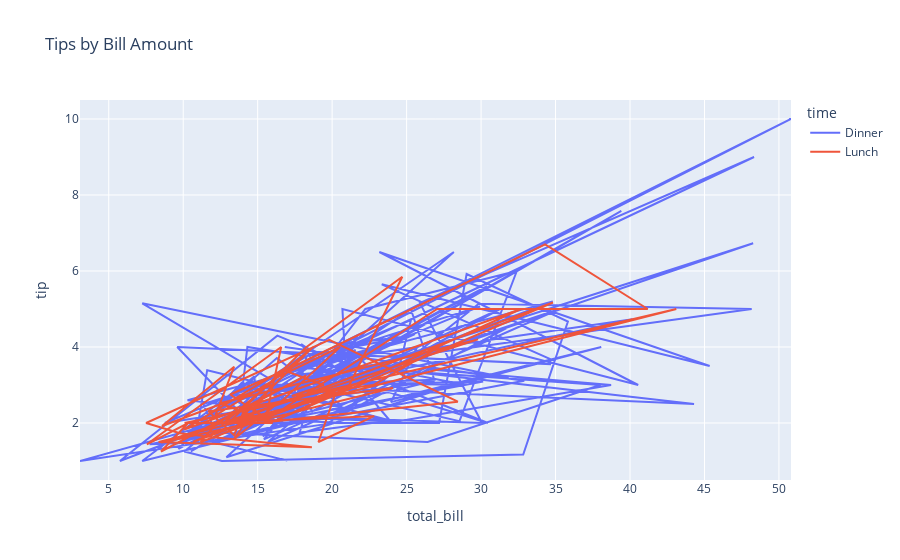

Here is the notebook cell this chart was saved with:
### Markdown cell above
# Plotly: Line plot on tips data

### Code cell
import plotly.express as px
tips = px.data.tips()
fig = px.line(tips, x='total_bill', y='tip', color='time', title='Tips by Bill Amount')
fig.show()

### Figure 1 — Plotly figure (JSON) as saved in the notebook; plotly's stock layout.template omitted (floating-point values rounded to 4 significant figures; data arrays with more than 128 entries replaced by an {"elided": "..."} marker saying what was removed)
{"data": [{"hovertemplate": "time=Dinner<br>total_bill=%{x}<br>tip=%{y}<extra></extra>", "legendgroup": "Dinner", "line": {"color": "#636efa", "dash": "solid"}, "marker": {"symbol": "circle"}, "mode": "lines", "name": "Dinner", "orientation": "v", "showlegend": true, "type": "scatter", "x": {"elided": "176 float values"}, "xaxis": "x", "y": {"elided": "176 float values"}, "yaxis": "y"}, {"hovertemplate": "time=Lunch<br>total_bill=%{x}<br>tip=%{y}<extra></extra>", "legendgroup": "Lunch", "line": {"color": "#EF553B", "dash": "solid"}, "marker": {"symbol": "circle"}, "mode": "lines", "name": "Lunch", "orientation": "v", "showlegend": true, "type": "scatter", "x": [27.2, 22.76, 17.29, 19.44, 16.66, 10.07, 32.68, 15.98, 34.83, 13.03, 18.28, 24.71, 21.16, 10.65, 12.43, 24.08, 11.69, 13.42, 14.26, 15.95, 12.48, 29.8, 8.52, 14.52, 11.38, 22.82, 19.08, 20.27, 11.17, 12.26, 18.26, 8.51, 10.33, 14.15, 16.0, 13.16, 17.47, 34.3, 41.19, 27.05, 16.43, 8.35, 18.64, 11.87, 9.78, 7.51, 19.81, 28.44, 15.48, 16.58, 7.56, 10.34, 43.11, 13.0, 13.51, 18.71, 12.74, 13.0, 16.4, 20.53, 16.47, 12.16, 13.42, 8.58, 15.98, 13.42, 16.27, 10.09], "xaxis": "x", "y": [4.0, 3.0, 2.71, 3.0, 3.4, 1.83, 5.0, 2.03, 5.17, 2.0, 4.0, 5.85, 3.0, 1.5, 1.8, 2.92, 2.31, 1.68, 2.5, 2.0, 2.52, 4.2, 1.48, 2.0, 2.0, 2.18, 1.5, 2.83, 1.5, 2.0, 3.25, 1.25, 2.0, 2.0, 2.0, 2.75, 3.5, 6.7, 5.0, 5.0, 2.3, 1.5, 1.36, 1.63, 1.73, 2.0, 4.19, 2.56, 2.02, 4.0, 1.44, 2.0, 5.0, 2.0, 2.0, 4.0, 2.01, 2.0, 2.5, 4.0, 3.23, 2.2, 3.48, 1.92, 3.0, 1.58, 2.5, 2.0], "yaxis": "y"}], "layout": {"legend": {"title": {"text": "time"}, "tracegroupgap": 0}, "title": {"text": "Tips by Bill Amount"}, "xaxis": {"anchor": "y", "domain": [0, 1], "title": {"text": "total_bill"}}, "yaxis": {"anchor": "x", "domain": [0, 1], "title": {"text": "tip"}}}}
